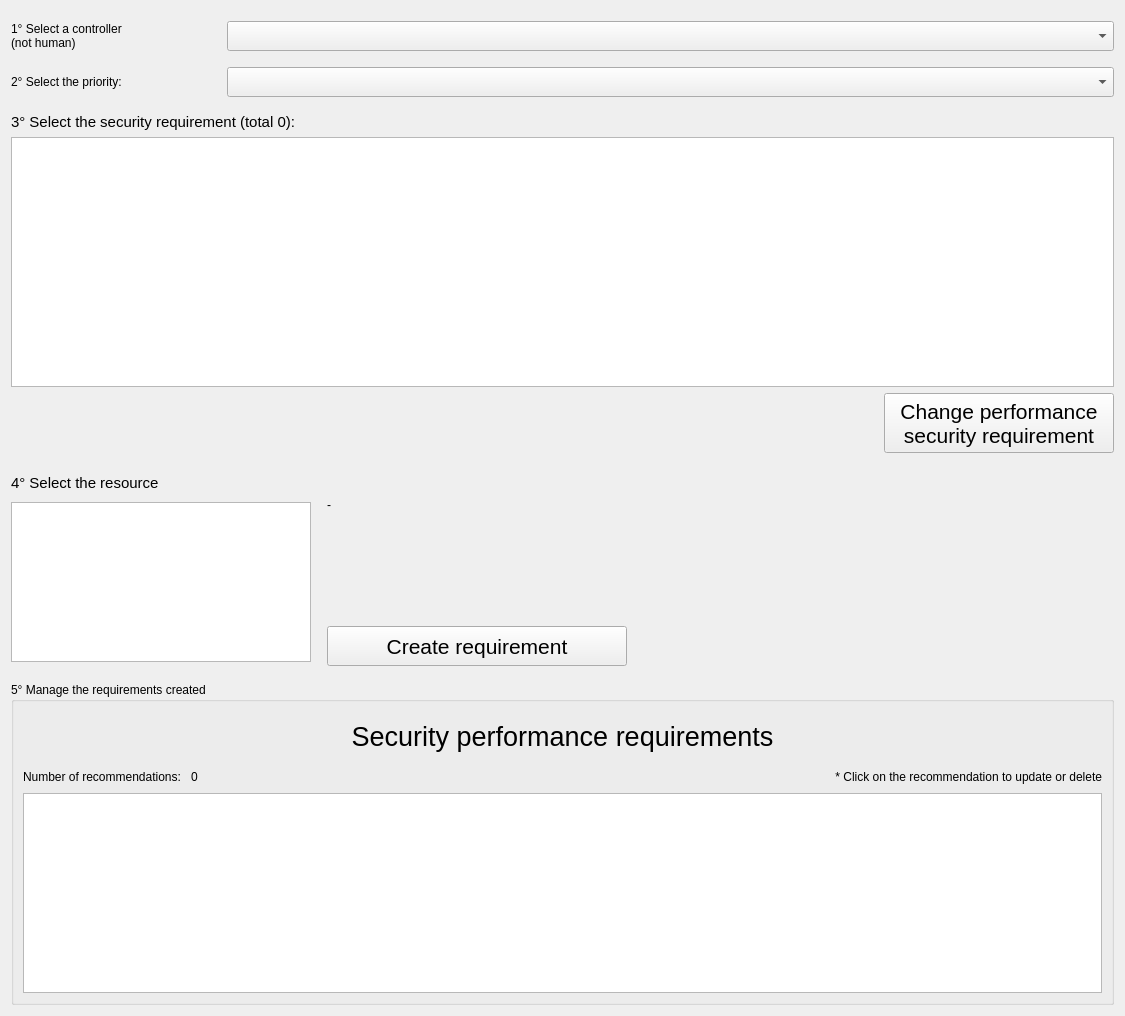
          <widget class="QWidget" name="scrollAreaWidgetContents_17">
           <property name="geometry">
            <rect>
             <x>0</x>
             <y>0</y>
             <width>1125</width>
             <height>1016</height>
            </rect>
           </property>
           <layout class="QGridLayout" name="gridLayout_67">
            <item row="0" column="0">
             <layout class="QHBoxLayout" name="horizontalLayout_102">
              <property name="topMargin">
               <number>10</number>
              </property>
              <property name="bottomMargin">
               <number>10</number>
              </property>
              <item>
               <widget class="QLabel" name="label_85">
                <property name="minimumSize">
                 <size>
                  <width>210</width>
                  <height>0</height>
                 </size>
                </property>
                <property name="maximumSize">
                 <size>
                  <width>100</width>
                  <height>16777215</height>
                 </size>
                </property>
                <property name="text">
                 <string>1° Select a controller
(not human)</string>
                </property>
               </widget>
              </item>
              <item>
               <widget class="QComboBox" name="combobox_sec_pef_controller">
                <property name="minimumSize">
                 <size>
                  <width>0</width>
                  <height>30</height>
                 </size>
                </property>
                <property name="focusPolicy">
                 <enum>Qt::TabFocus</enum>
                </property>
                <property name="contextMenuPolicy">
                 <enum>Qt::DefaultContextMenu</enum>
                </property>
                <property name="toolTip">
                 <string>This list contains all controllers that are NOT HUMAN</string>
                </property>
               </widget>
              </item>
             </layout>
            </item>
            <item row="1" column="0">
             <layout class="QHBoxLayout" name="horizontalLayout_111">
              <property name="topMargin">
               <number>0</number>
              </property>
              <property name="bottomMargin">
               <number>10</number>
              </property>
              <item>
               <widget class="QLabel" name="label_93">
                <property name="minimumSize">
                 <size>
                  <width>210</width>
                  <height>0</height>
                 </size>
                </property>
                <property name="maximumSize">
                 <size>
                  <width>100</width>
                  <height>16777215</height>
                 </size>
                </property>
                <property name="text">
                 <string>2° Select the priority:</string>
                </property>
               </widget>
              </item>
              <item>
               <widget class="QComboBox" name="combobox_sec_pef_priority">
                <property name="minimumSize">
                 <size>
                  <width>0</width>
                  <height>30</height>
                 </size>
                </property>
                <property name="focusPolicy">
                 <enum>Qt::TabFocus</enum>
                </property>
                <property name="contextMenuPolicy">
                 <enum>Qt::DefaultContextMenu</enum>
                </property>
                <property name="toolTip">
                 <string>This list contains all controllers that are NOT HUMAN</string>
                </property>
               </widget>
              </item>
             </layout>
            </item>
            <item row="2" column="0">
             <layout class="QVBoxLayout" name="verticalLayout_60">
              <property name="bottomMargin">
               <number>15</number>
              </property>
              <item>
               <widget class="QLabel" name="lbl_sec_pef_req">
                <property name="font">
                 <font>
                  <pointsize>11</pointsize>
                 </font>
                </property>
                <property name="text">
                 <string>3° Select the security requirement (total 0):</string>
                </property>
               </widget>
              </item>
              <item>
               <widget class="QListWidget" name="listwidget_sec_pef_requirement">
                <property name="minimumSize">
                 <size>
                  <width>0</width>
                  <height>250</height>
                 </size>
                </property>
                <property name="maximumSize">
                 <size>
                  <width>16777215</width>
                  <height>16777215</height>
                 </size>
                </property>
                <property name="font">
                 <font>
                  <pointsize>11</pointsize>
                 </font>
                </property>
                <property name="autoFillBackground">
                 <bool>false</bool>
                </property>
                <property name="alternatingRowColors">
                 <bool>true</bool>
                </property>
                <property name="wordWrap">
                 <bool>true</bool>
                </property>
               </widget>
              </item>
              <item>
               <layout class="QHBoxLayout" name="horizontalLayout_114">
                <item>
                 <spacer name="horizontalSpacer_64">
                  <property name="orientation">
                   <enum>Qt::Horizontal</enum>
                  </property>
                  <property name="sizeHint" stdset="0">
                   <size>
                    <width>40</width>
                    <height>20</height>
                   </size>
                  </property>
                 </spacer>
                </item>
                <item>
                 <widget class="QPushButton" name="button_sec_pef_change">
                  <property name="minimumSize">
                   <size>
                    <width>230</width>
                    <height>60</height>
                   </size>
                  </property>
                  <property name="maximumSize">
                   <size>
                    <width>230</width>
                    <height>60</height>
                   </size>
                  </property>
                  <property name="font">
                   <font>
                    <pointsize>16</pointsize>
                    <underline>false</underline>
                    <kerning>true</kerning>
                   </font>
                  </property>
                  <property name="text">
                   <string>Change performance
security requirement</string>
                  </property>
                 </widget>
                </item>
               </layout>
              </item>
             </layout>
            </item>
            <item row="3" column="0">
             <layout class="QVBoxLayout" name="verticalLayout_59">
              <property name="topMargin">
               <number>0</number>
              </property>
              <property name="bottomMargin">
               <number>10</number>
              </property>
              <item>
               <widget class="QLabel" name="lbl_stride_act_6">
                <property name="font">
                 <font>
                  <pointsize>11</pointsize>
                 </font>
                </property>
                <property name="text">
                 <string>4° Select the resource</string>
                </property>
               </widget>
              </item>
              <item>
               <layout class="QHBoxLayout" name="horizontalLayout_103">
                <item>
                 <widget class="QListWidget" name="listwidget_sec_pef_resource">
                  <property name="minimumSize">
                   <size>
                    <width>300</width>
                    <height>160</height>
                   </size>
                  </property>
                  <property name="maximumSize">
                   <size>
                    <width>300</width>
                    <height>160</height>
                   </size>
                  </property>
                  <property name="font">
                   <font>
                    <pointsize>11</pointsize>
                   </font>
                  </property>
                  <property name="autoFillBackground">
                   <bool>false</bool>
                  </property>
                  <property name="alternatingRowColors">
                   <bool>true</bool>
                  </property>
                  <property name="wordWrap">
                   <bool>true</bool>
                  </property>
                 </widget>
                </item>
                <item>
                 <layout class="QVBoxLayout" name="verticalLayout_52">
                  <property name="leftMargin">
                   <number>10</number>
                  </property>
                  <item>
                   <widget class="QLabel" name="lbl_sec_pef_res_req">
                    <property name="text">
                     <string>-</string>
                    </property>
                    <property name="wordWrap">
                     <bool>true</bool>
                    </property>
                   </widget>
                  </item>
                  <item>
                   <spacer name="verticalSpacer_11">
                    <property name="orientation">
                     <enum>Qt::Vertical</enum>
                    </property>
                    <property name="sizeHint" stdset="0">
                     <size>
                      <width>20</width>
                      <height>10</height>
                     </size>
                    </property>
                   </spacer>
                  </item>
                  <item>
                   <layout class="QHBoxLayout" name="horizontalLayout_110">
                    <item>
                     <widget class="QPushButton" name="button_sec_pef_add">
                      <property name="minimumSize">
                       <size>
                        <width>300</width>
                        <height>40</height>
                       </size>
                      </property>
                      <property name="maximumSize">
                       <size>
                        <width>300</width>
                        <height>16777215</height>
                       </size>
                      </property>
                      <property name="font">
                       <font>
                        <pointsize>16</pointsize>
                        <underline>false</underline>
                        <kerning>true</kerning>
                       </font>
                      </property>
                      <property name="text">
                       <string>Create requirement</string>
                      </property>
                     </widget>
                    </item>
                    <item>
                     <spacer name="horizontalSpacer_49">
                      <property name="orientation">
                       <enum>Qt::Horizontal</enum>
                      </property>
                      <property name="sizeHint" stdset="0">
                       <size>
                        <width>38</width>
                        <height>27</height>
                       </size>
                      </property>
                     </spacer>
                    </item>
                   </layout>
                  </item>
                 </layout>
                </item>
               </layout>
              </item>
             </layout>
            </item>
            <item row="4" column="0">
             <widget class="QGroupBox" name="groupBox_37">
              <property name="minimumSize">
               <size>
                <width>0</width>
                <height>200</height>
               </size>
              </property>
              <property name="maximumSize">
               <size>
                <width>16777215</width>
                <height>16777215</height>
               </size>
              </property>
              <property name="title">
               <string>5° Manage the requirements created</string>
              </property>
              <layout class="QGridLayout" name="gridLayout_62">
               <item row="0" column="0">
                <widget class="QLabel" name="label_94">
                 <property name="minimumSize">
                  <size>
                   <width>0</width>
                   <height>50</height>
                  </size>
                 </property>
                 <property name="maximumSize">
                  <size>
                   <width>16777215</width>
                   <height>50</height>
                  </size>
                 </property>
                 <property name="font">
                  <font>
                   <pointsize>20</pointsize>
                   <underline>false</underline>
                  </font>
                 </property>
                 <property name="text">
                  <string>Security performance requirements</string>
                 </property>
                 <property name="alignment">
                  <set>Qt::AlignCenter</set>
                 </property>
                </widget>
               </item>
               <item row="1" column="0">
                <layout class="QHBoxLayout" name="horizontalLayout_112">
                 <item>
                  <widget class="QLabel" name="label_95">
                   <property name="text">
                    <string>Number of recommendations: </string>
                   </property>
                  </widget>
                 </item>
                 <item>
                  <widget class="QLabel" name="lbl_sec_pef_res_requirement_count">
                   <property name="minimumSize">
                    <size>
                     <width>40</width>
                     <height>0</height>
                    </size>
                   </property>
                   <property name="text">
                    <string>0</string>
                   </property>
                  </widget>
                 </item>
                 <item>
                  <spacer name="horizontalSpacer_50">
                   <property name="orientation">
                    <enum>Qt::Horizontal</enum>
                   </property>
                   <property name="sizeHint" stdset="0">
                    <size>
                     <width>40</width>
                     <height>20</height>
                    </size>
                   </property>
                  </spacer>
                 </item>
                 <item>
                  <widget class="QLabel" name="label_103">
                   <property name="text">
                    <string>* Click on the recommendation to update or delete</string>
                   </property>
                   <property name="alignment">
                    <set>Qt::AlignRight|Qt::AlignTrailing|Qt::AlignVCenter</set>
                   </property>
                  </widget>
                 </item>
                </layout>
               </item>
               <item row="2" column="0">
                <widget class="QListWidget" name="listwidget_sec_pef_res_requirement">
                 <property name="minimumSize">
                  <size>
                   <width>0</width>
                   <height>200</height>
                  </size>
                 </property>
                 <property name="maximumSize">
                  <size>
                   <width>16777215</width>
                   <height>200</height>
                  </size>
                 </property>
                 <property name="alternatingRowColors">
                  <bool>true</bool>
                 </property>
                 <property name="wordWrap">
                  <bool>true</bool>
                 </property>
                </widget>
               </item>
              </layout>
             </widget>
            </item>
           </layout>
          </widget>
